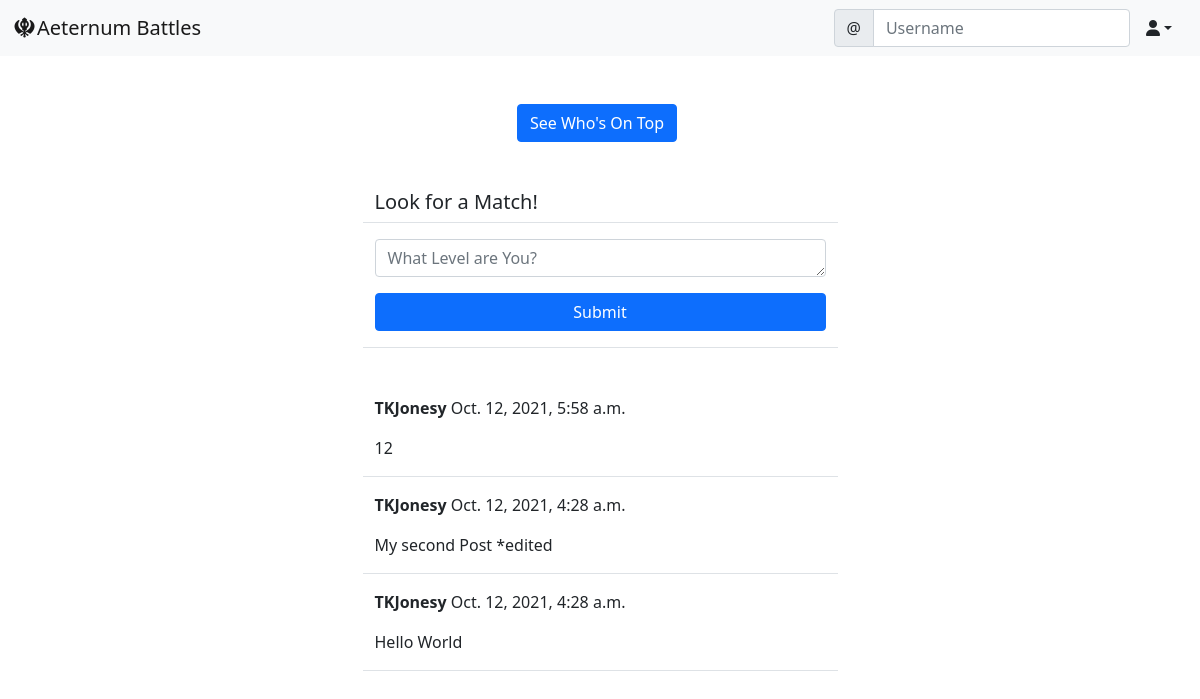
The app's page /social/ (signed in), older data.
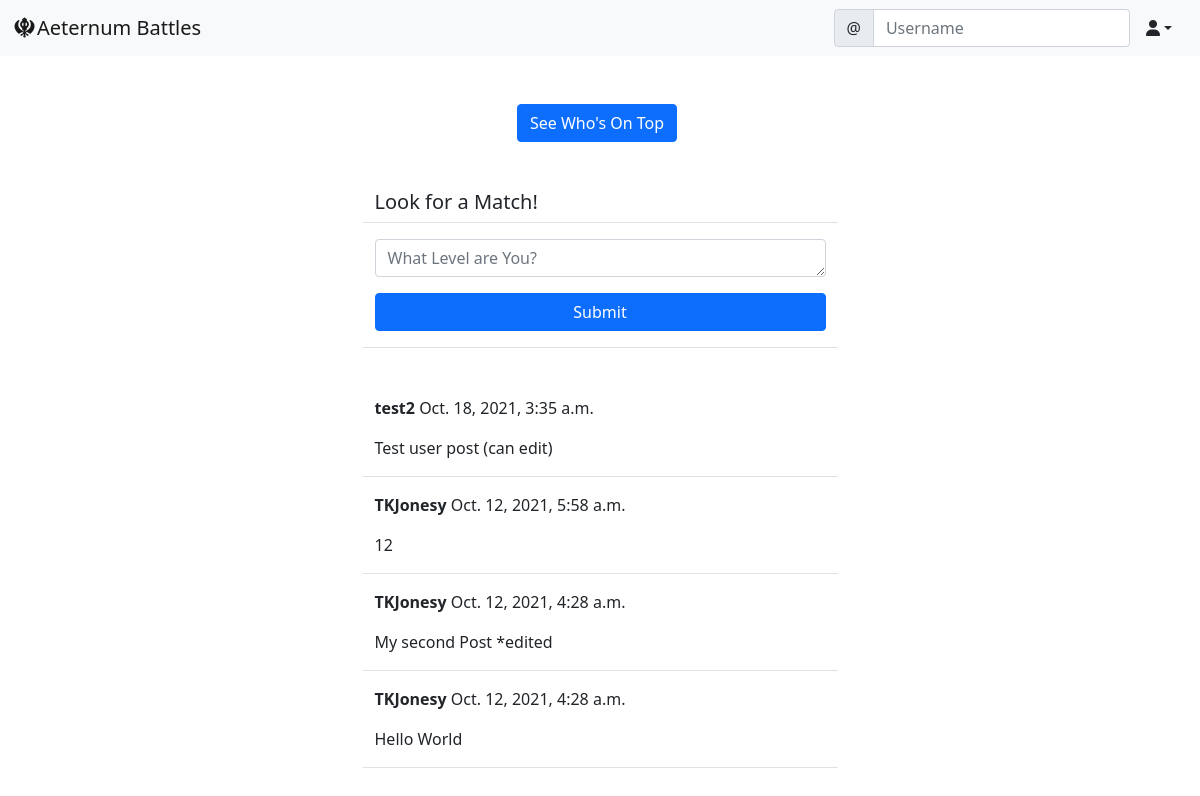
The same page, newer data.
### social/models.py (models this page shows)
class Post(models.Model):
    objects = models.Manager()
    body = models.TextField()
    created_on = models.DateTimeField(default=timezone.now)
    author = models.ForeignKey(User, on_delete=models.CASCADE)

### social/views.py (the view, shortened to what this page needs)
# urls.py: path('', PostListView.as_view(), name='post-list'),
class PostListView(LoginRequiredMixin, View):
    def get(self, request, *args, **kwargs):
        posts = Post.objects.all().order_by('-created_on')
        form = PostForm()
        context = {
            'post_list': posts,
            'form': form,
        }
        return render(request, 'social/post_list.html', context)

### social/forms.py
class PostForm(forms.ModelForm):
    body = forms.CharField(
        label='',
        widget=forms.Textarea(attrs={
            'rows': '1',
            'placeholder': 'What Level are You?'
        }))
    class Meta:
        model = Post
        fields = ['body']

### social/templates/social/post_list.html (shortened to what this page needs)
{% extends 'landing/base.html' %}
{% load crispy_forms_tags %}
{% block content %}
<div class="container">
    <div class="row  justify-content-center mt-5">
        <div class="col-md-2 col-sm-6">
            <a href="{% url 'leaderboard' %}" class="btn btn-primary">See Who's On Top</a>
        </div>
    </div>
    <div class="row justify-content-center mt-5">
        <div class="col-md-5 col-sm-12 border-bottom">
            <h5>Look for a Match!</h5>
        </div>
    </div>
    <div class="row justify-content-center mt-3 mb-5">
        <div class="col-md-5 col-sm-12 border-bottom">
            <form method="POST">
                {{ form | crispy }}
                <div class="d-grid gap-2">
                    <button class="btn btn-primary mt-3 mb-3">Submit</button>
                </div>
            </form>
        </div>
    </div>
    {% for post in post_list %}
    <div class="row justify-content-center mt-3">
        <div class="col-md-5 col-sm-12 border-bottom position-relative">
            <p><strong>{{ post.author }}</strong> {{ post.created_on }}</p>
            <p>{{ post.body }}</p>
        </div>
    </div>
    {% endfor %}
</div>
{% endblock content %}

Row changes from the older to the newer data that the page shows:
added Post: author "test2", created_on "Oct. 18, 2021, 3:35 a.m.", body "Test user post (can edit)"
